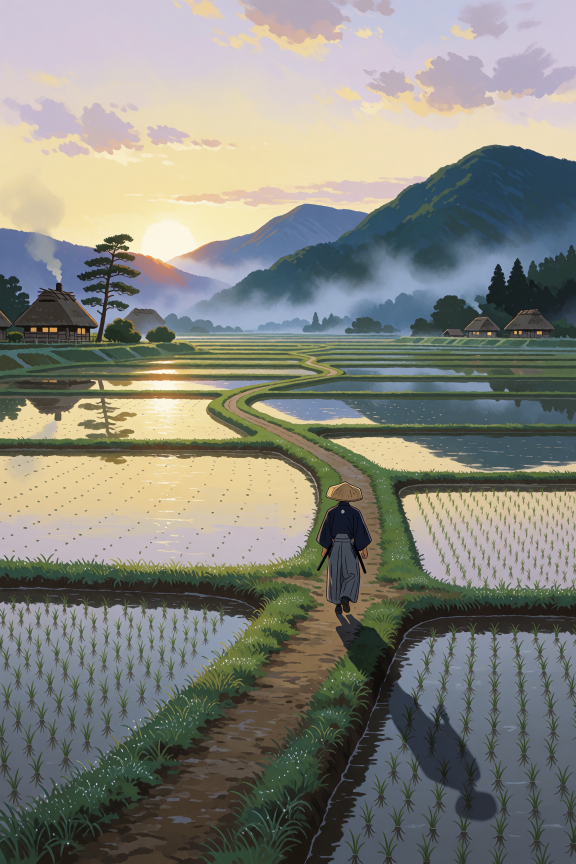
#> input picture manga/examples/rice_field/ref.png, 1152 x 1728 px (shown at 1/2 size)
$ python prep.py
#> lines starting #> are read from the running program, lines starting #| are printed output that depends on the picture; after the words box and inside, x2 and y2 are one past the last pixel; in counts of white or black regions, pixels touching at a corner belong together
### manga/geom.py
"""Path geometry: splines, resampling, smooth noise, marching-squares outlines."""
import numpy as np


def catmull(pts, per=12):
    """Centripetal-free (uniform) Catmull-Rom through the rows of `pts` (N x D, any extra columns ride along)."""
    P = np.asarray(pts, float)
    if len(P) < 2:
        return P.copy()
    if len(P) == 2:
        t = np.linspace(0, 1, max(per, 2))[:, None]
        return P[0] + (P[1] - P[0]) * t
    P = np.vstack([2 * P[0] - P[1], P, 2 * P[-1] - P[-2]])
    t = np.linspace(0, 1, per, endpoint=False)[:, None]
    out = []
    for i in range(1, len(P) - 2):
        p0, p1, p2, p3 = P[i - 1], P[i], P[i + 1], P[i + 2]
        out.append(0.5 * (2 * p1 + (-p0 + p2) * t + (2 * p0 - 5 * p1 + 4 * p2 - p3) * t ** 2
                          + (-p0 + 3 * p1 - 3 * p2 + p3) * t ** 3))
    out.append(P[-2][None])
    return np.vstack(out)


def arclen(P):
    d = np.hypot(*np.diff(P[:, :2], axis=0).T)
    return np.concatenate([[0.0], np.cumsum(d)])


# [117 lines left out: functions resample, normals, smooth_noise, outlines, simplify, not called in this run]

### manga/examples/rice_field/prep.py
"""Region map of the rice-field reference (ref px, 1152 x 1728). Writes zones.npz and zones_preview.png.

Zones: sky, cloud, sun, mtn_far (blue ranges + mist), mtn_right (the big green mountain), trees (dark masses),
houses, pine, levee (green banks), water (paddies), path, figure, shadow.
"""
import os, sys
import numpy as np
from PIL import Image, ImageDraw
os.chdir(os.path.dirname(os.path.abspath(__file__)))
from scipy import ndimage as nd

a = np.asarray(Image.open('ref.png'), np.float32) / 255
r, g, b = a[..., 0], a[..., 1], a[..., 2]
L = a.mean(2)
H, W = L.shape
#> H = 1728; W = 1152
yy, xx = np.mgrid[:H, :W]


def poly(pts):
    im = Image.new('L', (W, H), 0); ImageDraw.Draw(im).polygon([tuple(p) for p in pts], fill=1)
    return np.asarray(im, bool)


def line_dist(pts, half):
    """Corridor around a polyline; half = per-point half width (interpolated)."""
    im = np.zeros((H, W), np.float32)
    best = np.full((H, W), 1e9, np.float32); hw = np.zeros((H, W), np.float32)
    for (p, q, h0, h1) in zip(pts[:-1], pts[1:], half[:-1], half[1:]):
        p, q = np.array(p, float), np.array(q, float)
        d = q - p; t = np.clip(((xx - p[0]) * d[0] + (yy - p[1]) * d[1]) / max(d @ d, 1e-9), 0, 1)
        dist = np.hypot(xx - (p[0] + t * d[0]), yy - (p[1] + t * d[1]))
        sel = dist < best; best[sel] = dist[sel]; hw[sel] = (h0 + (h1 - h0) * t)[sel]
    return best <= hw


# ---- sky: bright area connected to the top, above the ground
Ls = nd.gaussian_filter(L, 1.2)
br = Ls > 0.69
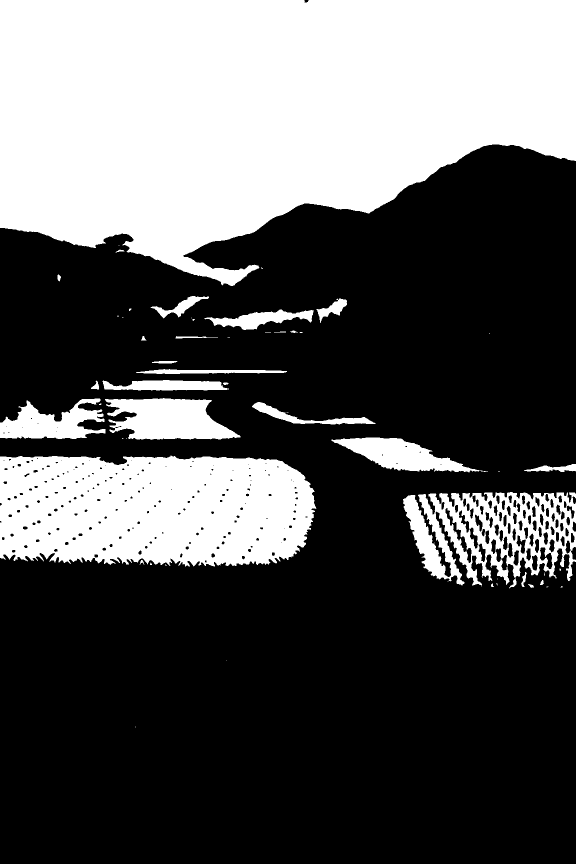
#> br: shape (1728, 1152) bool (shown at 1/2 size); 35% white; 54 white regions (27 under 20 px), largest, box (x1, y1, x2, y2) and area: (0, 0, 1152, 572) 485925, (0, 911, 633, 1133) 123317, (806, 984, 1152, 1177) 35311
br[700:] = False
#> br: shape (1728, 1152) bool; 24.8% white; 21 white regions (11 under 20 px), largest, box (x1, y1, x2, y2) and area: (0, 0, 1152, 572) 485925, (409, 619, 628, 660) 3953, (301, 592, 418, 637) 1473
lab, _ = nd.label(br)
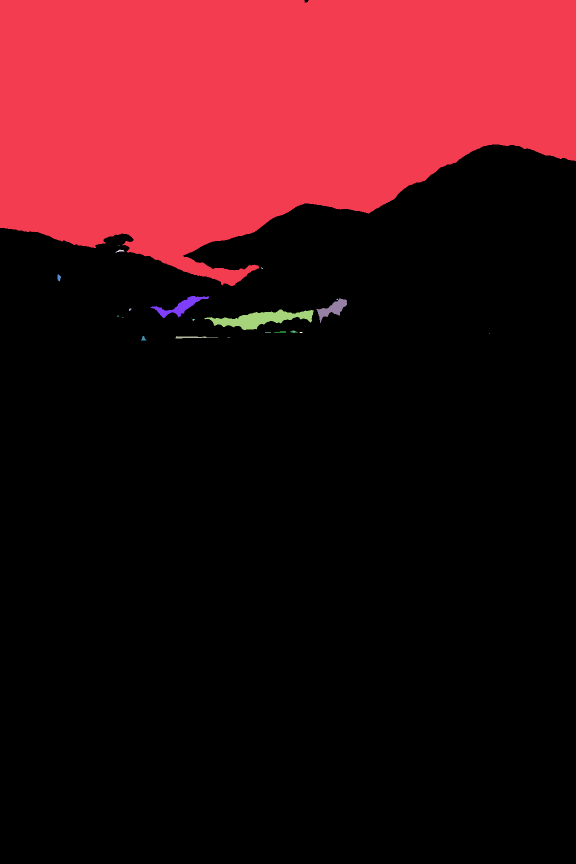
#> lab: shape (1728, 1152) int32 (shown at 1/2 size); 24 distinct labels, from 0 to 23; one colour per label, 0 black
sky = lab == lab[5, 5]
#> sky: shape (1728, 1152) bool; 24.4% white; 1 white region, box (x1, y1, x2, y2) and area: (0, 0, 1152, 572) 485925
sky = nd.binary_fill_holes(sky | (yy < 260))
#> sky: shape (1728, 1152) bool; 24.4% white; 1 white region, box (x1, y1, x2, y2) and area: (0, 0, 1152, 572) 485959
# the left range and the middle peak, read off the reference (the sunlit slope is as bright as the sky)
sys.path.insert(0, os.path.join(os.path.dirname(os.path.abspath(__file__)), '..', '..', '..'))
from manga import geom
RIDGE_L = [(-5, 456), (80, 480), (160, 492), (250, 502), (350, 530), (450, 570), (520, 600)]
RIDGE_M = [(330, 528), (400, 495), (450, 475), (500, 450), (550, 425), (600, 409), (625, 407), (650, 415),
           (700, 422), (740, 432)]
def _under(R):
    C = geom.catmull(np.array(R, float), 10)
    return poly([tuple(p) for p in C] + [(C[-1][0], 720), (C[0][0], 720)])
#> in poly, `im = Image.new('L', (W, H), 0)`: im: PIL image 1152x1728 L; every value is 0
#> in poly, `ImageDraw.Draw(im).polygon([tuple(p) for p in pts], fill=1)`: im: PIL image 1152x1728 L; values 0 (black) and 1 (white), 5.4% white; 1 white region, box (x1, y1, x2, y2) and area: (0, 458, 521, 721) 106580
sky &= ~_under(RIDGE_L) & ~_under(RIDGE_M)
#> the loop in catmull (call 2), `for i in range(1, len(P) - 2):` made 9 passes
#> (p0, p1, p2, p3) on passes 1 to 9: ([260, 561], [330, 528], [400, 495], [450, 475]), ([330, 528], [400, 495], [450, 475], [500, 450]), ([400, 495], [450, 475], [500, 450], [550, 425]), ([450, 475], [500, 450], [550, 425], [600, 409]), ([500, 450], [550, 425], [600, 409], [625, 407]), ([550, 425], [600, 409], [625, 407], [650, 415]), ([600, 409], [625, 407], [650, 415], [700, 422]), ([625, 407], [650, 415], [700, 422], [740, 432]), ([650, 415], [700, 422], [740, 432], [780, 442])
#> in poly (call 2), `ImageDraw.Draw(im).polygon([tuple(p) for p in pts], fill=1)`: im: PIL image 1152x1728 L; values 0 (black) and 1 (white), 5.6% white; 1 white region, box (x1, y1, x2, y2) and area: (330, 406, 741, 721) 111641
#> sky: shape (1728, 1152) bool; 24.1% white; 1 white region, box (x1, y1, x2, y2) and area: (0, 0, 1152, 525) 479951
# clouds: the lilac masses inside the sky (bluer and darker than the sky around them)
lil = nd.gaussian_filter(b - (r + g) / 2, 2)
cloud = sky & (lil > 0.035) & (nd.gaussian_filter(L, 2) < 0.86)
#> cloud: shape (1728, 1152) bool; 6.3% white; 10 white regions (2 under 20 px), largest, box (x1, y1, x2, y2) and area: (547, 0, 1152, 197) 76292, (0, 0, 506, 132) 44454, (39, 199, 156, 272) 4343
cloud = nd.binary_opening(cloud, iterations=2)
#> cloud: shape (1728, 1152) bool; 6.3% white; 7 white regions, largest, box (x1, y1, x2, y2) and area: (548, 0, 1152, 197) 76183, (0, 0, 506, 132) 44359, (40, 199, 156, 272) 4326
# the sun disc
sun = np.hypot(xx - 336, yy - 486) < 52
sun &= sky
#> sun: shape (1728, 1152) bool; 0.36% white; 1 white region, box (x1, y1, x2, y2) and area: (285, 435, 388, 525) 7127

ground = (yy > 672) | ~sky & (yy > 640) & (L > 0.0)
#> ground: shape (1728, 1152) bool; 62.9% white; 1 black region, box (x1, y1, x2, y2) and area: (0, 0, 1152, 641) 738432
# ---- green banks and seedlings
green = (g > r + 0.03) & (g > b - 0.02)
#> green: shape (1728, 1152) bool; 18.4% white; 1795 white regions (1541 under 20 px), largest, box (x1, y1, x2, y2) and area: (378, 490, 1152, 1728) 171571, (0, 772, 684, 1728) 99363, (0, 640, 585, 763) 22842
# ---- the path: brown ground along a hand-placed centre line
centre = [(612, 688), (640, 704), (612, 722), (560, 736), (470, 760), (438, 778), (452, 802), (520, 846),
          (600, 886), (668, 926), (690, 965), (692, 1200), (640, 1282), (580, 1380), (518, 1480), (450, 1600),
          (395, 1728)]
half = [6, 7, 8, 10, 12, 13, 14, 16, 18, 22, 26, 40, 55, 68, 82, 100, 125]
corr = line_dist(centre, half)
#> after the loop in line_dist, `for (p, q, h0, h1) in zip(pts[:-1], pts[1:], half[:-1], half[1:]):`:
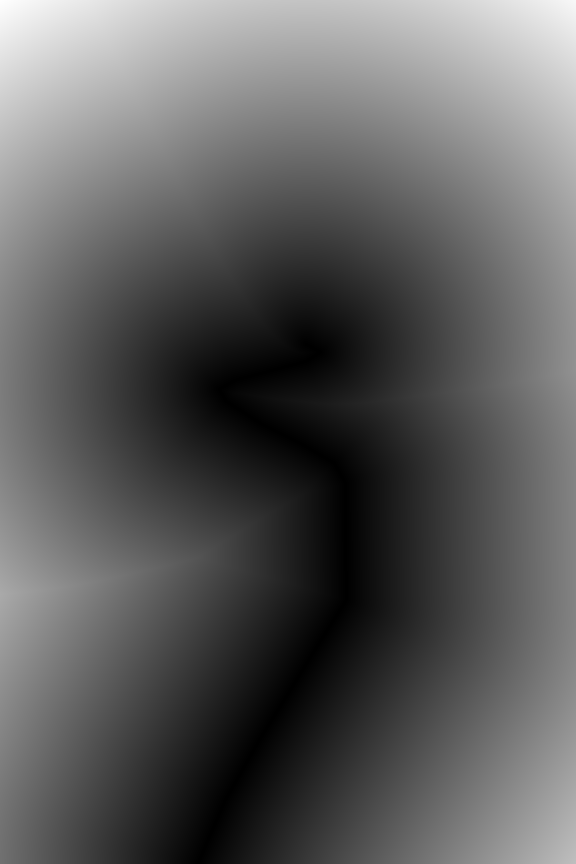
#> best: shape (1728, 1152) float32 (shown at 1/2 size); min 0, max 892.8, mean 331.6; drawn with min black and max white
#> after the loop in line_dist, `for (p, q, h0, h1) in zip(pts[:-1], pts[1:], half[:-1], half[1:]):`:
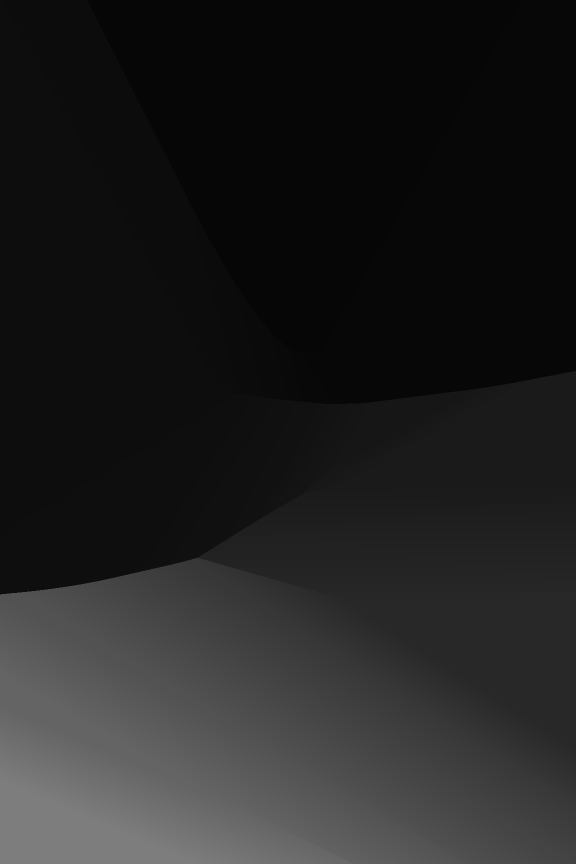
#> hw: shape (1728, 1152) float32 (shown at 1/2 size); min 6, max 125, mean 33.6
brown = (r > g) & (g >= b - 0.02) & (r - b > 0.04)
#> brown: shape (1728, 1152) bool; 33.2% white; 1540 white regions (1295 under 20 px), largest, box (x1, y1, x2, y2) and area: (0, 115, 1152, 565) 276977, (0, 886, 643, 1084) 107005, (117, 1110, 695, 1728) 90446
path = corr & brown & ~green & (yy > 685)
#> path: shape (1728, 1152) bool; 4.1% white; 39 white regions (24 under 20 px), largest, box (x1, y1, x2, y2) and area: (271, 1114, 693, 1728) 69839, (448, 794, 720, 1022) 8180, (681, 1118, 732, 1248) 2068
path = nd.binary_closing(path, iterations=2)
#> path: shape (1728, 1152) bool; 4.2% white; 30 white regions (17 under 20 px), largest, box (x1, y1, x2, y2) and area: (271, 1114, 732, 1726) 73360, (448, 794, 720, 1022) 8227, (473, 738, 588, 749) 797
path = nd.binary_opening(path, iterations=1) & corr
#> path: shape (1728, 1152) bool; 4.2% white; 18 white regions (4 under 20 px), largest, box (x1, y1, x2, y2) and area: (271, 1121, 693, 1726) 71130, (448, 794, 720, 1021) 8218, (679, 1122, 732, 1248) 2098
# around the walker the path is wider than the brown test finds (his shadow and the trodden ground)
AROUND = [(655, 940), (725, 940), (755, 1060), (760, 1200), (745, 1245), (640, 1245), (628, 1150), (630, 1040)]
path |= poly(AROUND) & ~green
#> in poly (call 3), `ImageDraw.Draw(im).polygon([tuple(p) for p in pts], fill=1)`: im: PIL image 1152x1728 L; values 0 (black) and 1 (white), 1.8% white; 1 white region, box (x1, y1, x2, y2) and area: (628, 940, 761, 1246) 35406
#> path: shape (1728, 1152) bool; 5.4% white; 16 white regions (6 under 20 px), largest, box (x1, y1, x2, y2) and area: (271, 794, 761, 1726) 104787, (480, 738, 582, 749) 776, (485, 1662, 511, 1695) 346

# ---- figure: hand outline (hat, haori, hakama, feet), refined by colour
FIG = [(688, 963), (700, 966), (717, 977), (724, 990), (720, 998), (707, 1003), (719, 1010), (731, 1030),
       (742, 1062), (744, 1082), (736, 1094), (734, 1112), (728, 1118), (722, 1112), (721, 1150), (722, 1192),
       (714, 1203), (700, 1207), (697, 1228), (680, 1232), (672, 1214), (661, 1205), (659, 1180), (661, 1120),
       (655, 1118), (648, 1108), (646, 1094), (633, 1086), (636, 1056), (648, 1022), (662, 1008), (675, 1002),
       (660, 999), (651, 991), (656, 980), (676, 967)]
figure = poly(FIG)
#> in poly (call 4), `ImageDraw.Draw(im).polygon([tuple(p) for p in pts], fill=1)`: im: PIL image 1152x1728 L; values 0 (black) and 1 (white), 0.94% white; 1 white region, box (x1, y1, x2, y2) and area: (633, 963, 745, 1233) 18648
SWORDS = [[(670, 1080), (674, 1084), (637, 1141), (632, 1138)], [(705, 1080), (710, 1079), (732, 1146), (727, 1149)]]
for s_ in SWORDS:
    figure |= poly(s_)

# ---- houses, pine (hand boxes refined by darkness)
HOUSES = [[(0, 615), (12, 612), (28, 640), (24, 682), (0, 684)],                                   # cut off left
          [(36, 650), (75, 596), (110, 598), (150, 610), (196, 656), (182, 662), (182, 684), (46, 686), (48, 660)],
          [(248, 648), (262, 618), (318, 617), (334, 646), (300, 664), (252, 664)],                  # far roof
          [(884, 672), (889, 662), (912, 660), (918, 672)],
          [(928, 666), (946, 645), (990, 644), (1001, 665), (995, 676), (932, 676)],
          [(1006, 662), (1024, 637), (1078, 636), (1110, 660), (1104, 678), (1012, 678)]]
houses = np.zeros((H, W), bool)
for h_ in HOUSES:
    houses |= poly(h_)
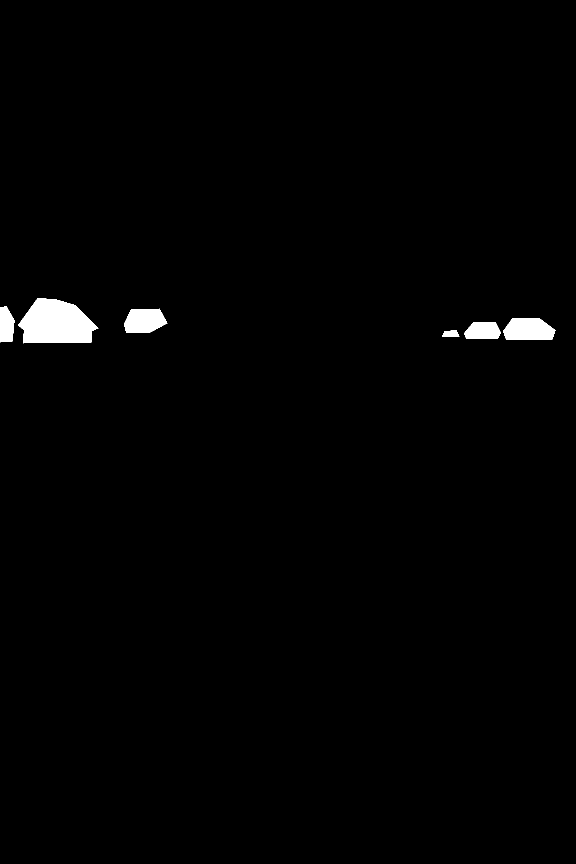
#> houses: shape (1728, 1152) bool (shown at 1/2 size); 1.1% white; 6 white regions, box (x1, y1, x2, y2) and area: (36, 596, 197, 687) 10519, (1006, 636, 1111, 679) 3700, (248, 617, 335, 665) 3290, (928, 644, 1002, 677) 2003, (0, 612, 29, 685) 1731, (884, 660, 919, 673) 338
PINE = [(165, 330), (240, 330), (270, 460), (220, 640), (190, 690), (170, 690), (180, 600), (150, 560), (155, 460)]
pine = poly(PINE) & (L < 0.42)
#> in poly (call 13), `ImageDraw.Draw(im).polygon([tuple(p) for p in pts], fill=1)`: im: PIL image 1152x1728 L; values 0 (black) and 1 (white), 1.5% white; 1 white region, box (x1, y1, x2, y2) and area: (150, 330, 271, 691) 29496
#> pine: shape (1728, 1152) bool; 0.4% white; 7 white regions (6 under 20 px), largest, box (x1, y1, x2, y2) and area: (154, 468, 266, 691) 7905
pine = nd.binary_opening(pine, iterations=1)
#> pine: shape (1728, 1152) bool; 0.39% white; 4 white regions (2 under 20 px), largest, box (x1, y1, x2, y2) and area: (154, 469, 266, 691) 7553, (234, 491, 258, 502) 157

# ---- dark tree masses near the horizon
trees = (~sky) & (L < 0.33) & (yy < 690) & ~houses & ~pine & (((xx < 160) & (yy > 540)) | (yy > 590) | ((xx > 940) & (yy > 450) & (L < 0.2)))
#> trees: shape (1728, 1152) bool; 2.1% white; 82 white regions (59 under 20 px), largest, box (x1, y1, x2, y2) and area: (820, 490, 1152, 677) 27455, (0, 549, 71, 687) 4456, (192, 638, 290, 690) 2505
trees = nd.binary_opening(trees, iterations=1)
#> trees: shape (1728, 1152) bool; 2% white; 30 white regions (8 under 20 px), largest, box (x1, y1, x2, y2) and area: (820, 490, 1152, 677) 27214, (0, 549, 66, 687) 4403, (207, 638, 283, 690) 2333

# ---- mountains: everything non-sky above the ground that isn't trees, houses or pine
mtn = (~sky) & (yy < 690) & ~trees & ~houses & ~pine
#> mtn: shape (1728, 1152) bool; 12.3% white; 96 white regions (78 under 20 px), largest, box (x1, y1, x2, y2) and area: (192, 289, 1152, 690) 221285, (0, 456, 231, 681) 21897, (1066, 670, 1152, 682) 331
RIGHT = [(470, 560), (700, 420), (900, 285), (1000, 300), (1152, 340), (1152, 520), (980, 560), (700, 640),
         (470, 640)]
mtn_right = mtn & poly(RIGHT)
#> in poly (call 14), `ImageDraw.Draw(im).polygon([tuple(p) for p in pts], fill=1)`: im: PIL image 1152x1728 L; values 0 (black) and 1 (white), 7.4% white; 1 white region, box (x1, y1, x2, y2) and area: (470, 285, 1152, 641) 147253
#> mtn_right: shape (1728, 1152) bool; 6.9% white; 9 white regions (7 under 20 px), largest, box (x1, y1, x2, y2) and area: (470, 295, 1152, 641) 137713, (1143, 513, 1152, 522) 35
mtn_far = mtn & ~mtn_right
#> mtn_far: shape (1728, 1152) bool; 5.4% white; 93 white regions (72 under 20 px), largest, box (x1, y1, x2, y2) and area: (192, 406, 1063, 690) 80316, (0, 456, 231, 681) 21897, (963, 289, 1152, 340) 2642

# ---- below the horizon
below = (yy >= 672) & ~houses & ~pine & ~trees
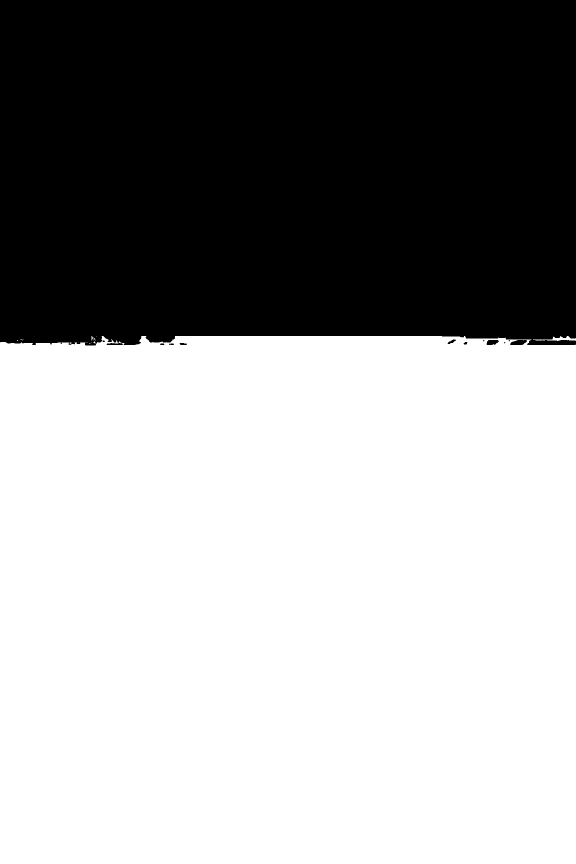
#> below: shape (1728, 1152) bool (shown at 1/2 size); 60.7% white; 11 black regions (3 under 20 px), largest, box (x1, y1, x2, y2) and area: (0, 0, 1152, 691) 780975, (1020, 680, 1054, 690) 256, (973, 680, 998, 690) 196
levee = below & green & ~path & ~figure
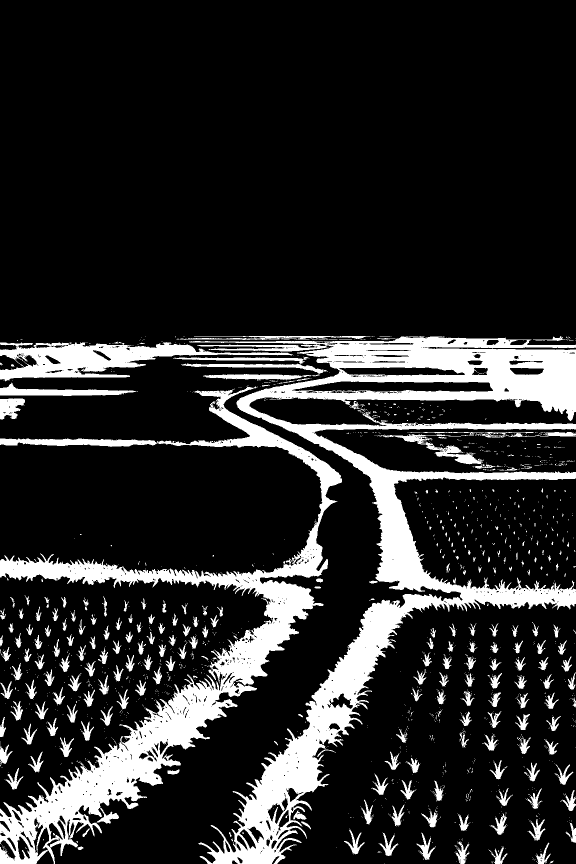
#> levee: shape (1728, 1152) bool (shown at 1/2 size); 16.1% white; 1677 white regions (1450 under 20 px), largest, box (x1, y1, x2, y2) and area: (378, 672, 1152, 1728) 145117, (0, 772, 684, 1728) 98892, (0, 684, 585, 763) 17960
levee = nd.binary_opening(levee, iterations=1)
# far rows near the horizon: clean horizontal strips (smooth along the rows, not across them)
far = (yy < 800)
lf = nd.gaussian_filter(levee.astype(np.float32), (0.8, 7.0)) > 0.5
levee = np.where(far, lf & below & ~path & ~figure, levee)
water = below & ~levee & ~path & ~figure
# shadow of the walker on the right paddy and path: dark, bluish
SHADOW = [(686, 1222), (712, 1226), (745, 1255), (790, 1292), (850, 1322), (900, 1390), (940, 1470), (960, 1530),
          (950, 1558), (972, 1572), (987, 1600), (982, 1632), (958, 1648), (928, 1645), (906, 1626), (900, 1596),
          (908, 1568), (880, 1545), (850, 1500), (820, 1420), (800, 1345), (760, 1305), (722, 1272), (698, 1250)]
shadow = poly(SHADOW) & ~figure

np.savez_compressed('zones.npz', sky=sky & ~cloud & ~sun, cloud=cloud, sun=sun, mtn_far=mtn_far,
                    mtn_right=mtn_right, trees=trees, houses=houses, pine=pine, levee=levee, water=water & ~shadow,
                    path=path, figure=figure, shadow=shadow)
cols = dict(sky=(250, 240, 200), cloud=(200, 170, 230), sun=(255, 255, 255), mtn_far=(130, 140, 200),
            mtn_right=(60, 110, 90), trees=(20, 50, 30), houses=(150, 80, 40), pine=(200, 60, 60),
            levee=(80, 200, 80), water=(150, 200, 250), path=(170, 120, 60), figure=(255, 0, 255),
            shadow=(40, 40, 120))
z = np.load('zones.npz')
o = np.zeros((H, W, 3), np.uint8)
for k, c in cols.items():
    o[z[k]] = c
Image.fromarray(o).resize((576, 864)).save('zones_preview.png')
print({k: int(z[k].sum()) for k in z.files})
